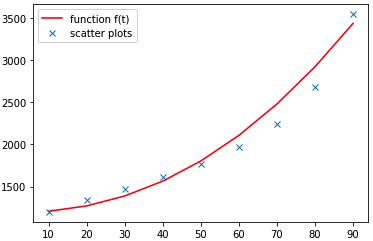

Generate this figure with Python:
# COMMENTS: The function 𝑓(𝑥)=𝐵𝑥𝑎+𝐶 therefore gives an approximate value
# of the 𝑦𝑖 as a function of the 𝑥𝑖.

import numpy as np
import matplotlib.pyplot as plt

xy_data = np.loadtxt("data2.txt")

x=xy_data[0]
y=xy_data[1]

C = np.min(y)-10
v = np.log(x)
w = np.log(y-C)

vw = v * w
vv = v**2

Mv = np.mean(v)
Mvv = np.mean(vv)
Mw = np.mean(w)
Mvw = np.mean(vw)
B = np.exp(b)

a = (Mvw - Mv*Mw) / (Mvv - (Mv)**2)
b = Mw - a*Mv

print('value a =', a)
print('value B =', B)
print('value C =', C)

t = np.arange(1, 100, 1)
u = B * np.power(t, a) + C
                     
plt.figure()
plt.plot(x, B*np.power(x, a) + C, label='function f(t)', c='red')
plt.plot(x, y, linestyle='none', label='scatter plots', marker='x')
plt.legend()                                  
fig.show()
